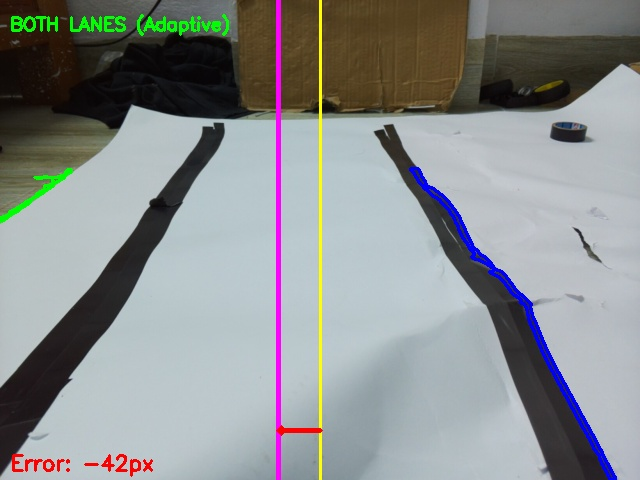
#> input picture debug_adaptive_test_full_hd.jpg, 640 x 480 px
$ python -i lane_detector.py   (imports and definitions only)
#> lines starting #> are read from the running program, lines starting #| are printed output that depends on the picture; after the words box and inside, x2 and y2 are one past the last pixel; in counts of white or black regions, pixels touching at a corner belong together
#> further down, picture is the input picture: shape (480, 640, 3); mean B, G, R 142.9, 142.6, 139
"""
Lane Detection Module - resolution-aware frame processing
OPTIMIZED for BLACK LINES on WHITE BACKGROUND
Designed for: 25cm lane width, 15cm robot width, black tape lines
Camera: Raspberry Pi Camera Module 2
"""

import cv2
import numpy as np
import logging

logger = logging.getLogger(__name__)


DEFAULT_LANE_CONFIG = {
    'roi_top_ratio': 0.6,
    'roi_bottom_ratio': 1.0,
    'roi_left_ratio': 0.1,
    'roi_right_ratio': 0.9,
    'canny_low': 80,
    'canny_high': 185,
    'hough_threshold': 45,
    'min_line_length': 60,
    'max_line_gap': 30,
    'blur_kernel': 7,
    'lane_width_pixels': 457,
    'camera_offset': -15,
}


def _finite_number(value, default, name):
    try:
        number = float(value)
    except (TypeError, ValueError):
        logger.warning(f"Invalid lane config {name}={value!r}; using {default}")
        return default

    if not np.isfinite(number):
        logger.warning(f"Non-finite lane config {name}={value!r}; using {default}")
        return default

    return number


def _clamp_float(value, default, minimum, maximum, name):
    number = _finite_number(value, default, name)
    return max(minimum, min(maximum, float(number)))


def _clamp_int(value, default, minimum, maximum, name):
    number = _finite_number(value, default, name)
    return max(minimum, min(maximum, int(round(number))))


def _normalize_blur_kernel(value, default=7):
    kernel = _clamp_int(value, default, 1, 99, 'blur_kernel')
    if kernel % 2 == 0:
        kernel += 1
    return kernel


def normalize_lane_config(config=None):
    """Return lane detection config with safe numeric values."""
    merged = DEFAULT_LANE_CONFIG.copy()
    if config:
        merged.update(config)

    normalized = {
        'roi_top_ratio': _clamp_float(
            merged.get('roi_top_ratio'),
            DEFAULT_LANE_CONFIG['roi_top_ratio'],
            0.0,
            0.99,
            'roi_top_ratio',
        ),
        'roi_bottom_ratio': _clamp_float(
            merged.get('roi_bottom_ratio'),
            DEFAULT_LANE_CONFIG['roi_bottom_ratio'],
            0.01,
            1.0,
            'roi_bottom_ratio',
        ),
        'roi_left_ratio': _clamp_float(
            merged.get('roi_left_ratio'),
            DEFAULT_LANE_CONFIG['roi_left_ratio'],
            0.0,
            0.99,
            'roi_left_ratio',
        ),
        'roi_right_ratio': _clamp_float(
            merged.get('roi_right_ratio'),
            DEFAULT_LANE_CONFIG['roi_right_ratio'],
            0.01,
            1.0,
            'roi_right_ratio',
        ),
        'canny_low': _clamp_int(
            merged.get('canny_low'), DEFAULT_LANE_CONFIG['canny_low'], 0, 1000, 'canny_low'
        ),
        'canny_high': _clamp_int(
            merged.get('canny_high'), DEFAULT_LANE_CONFIG['canny_high'], 0, 1000, 'canny_high'
        ),
        'hough_threshold': _clamp_int(
            merged.get('hough_threshold'),
            DEFAULT_LANE_CONFIG['hough_threshold'],
            1,
            1000,
            'hough_threshold',
        ),
        'min_line_length': _clamp_int(
            merged.get('min_line_length'),
            DEFAULT_LANE_CONFIG['min_line_length'],
            1,
            10000,
            'min_line_length',
        ),
        'max_line_gap': _clamp_int(
            merged.get('max_line_gap'),
            DEFAULT_LANE_CONFIG['max_line_gap'],
            0,
            10000,
            'max_line_gap',
        ),
        'blur_kernel': _normalize_blur_kernel(
            merged.get('blur_kernel'), DEFAULT_LANE_CONFIG['blur_kernel']
        ),
        'lane_width_pixels': _clamp_int(
            merged.get('lane_width_pixels'),
            DEFAULT_LANE_CONFIG['lane_width_pixels'],
            1,
            10000,
            'lane_width_pixels',
        ),
        'camera_offset': _clamp_int(
            merged.get('camera_offset'),
            DEFAULT_LANE_CONFIG['camera_offset'],
            -10000,
            10000,
            'camera_offset',
        ),
    }

    if normalized['roi_bottom_ratio'] <= normalized['roi_top_ratio']:
        logger.warning(
            "Invalid ROI vertical range: top=%s bottom=%s; using defaults",
            normalized['roi_top_ratio'],
            normalized['roi_bottom_ratio'],
        )
        normalized['roi_top_ratio'] = DEFAULT_LANE_CONFIG['roi_top_ratio']
        normalized['roi_bottom_ratio'] = DEFAULT_LANE_CONFIG['roi_bottom_ratio']

    if normalized['roi_right_ratio'] <= normalized['roi_left_ratio']:
        logger.warning(
            "Invalid ROI horizontal range: left=%s right=%s; using defaults",
            normalized['roi_left_ratio'],
            normalized['roi_right_ratio'],
        )
        normalized['roi_left_ratio'] = DEFAULT_LANE_CONFIG['roi_left_ratio']
        normalized['roi_right_ratio'] = DEFAULT_LANE_CONFIG['roi_right_ratio']

    if normalized['canny_high'] < normalized['canny_low']:
        logger.warning(
            "Canny high threshold lower than low threshold; swapping %s/%s",
            normalized['canny_low'],
            normalized['canny_high'],
        )
        normalized['canny_low'], normalized['canny_high'] = (
            normalized['canny_high'],
            normalized['canny_low'],
        )

    return normalized


# [12 lines left out: function _looks_like_yuv420_shape, not called in this run]


def _extract_gray_frame(frame, debug=False, context="detect_line"):
    """
    Extract grayscale from YUV420/BGR/grayscale input without assuming resolution.
    """
#> called with debug = False, context = 'adaptive'
    if frame is None or not hasattr(frame, "shape"):
        logger.error(f"Unexpected frame in {context}: {type(frame)!r}")
        return None, None

    if len(frame.shape) == 2:
        height, width = frame.shape[:2]
        if _looks_like_yuv420_shape(height, width):
            image_height = (height * 2) // 3
            gray = frame[:image_height, :].copy()
            frame_color = cv2.cvtColor(frame, cv2.COLOR_YUV2BGR_I420) if debug else None
            logger.debug(
                "Extracted Y channel from YUV420 frame: raw=%s gray=%s",
                frame.shape,
                gray.shape,
            )
            return gray, frame_color

        gray = frame.copy()
        frame_color = cv2.cvtColor(gray, cv2.COLOR_GRAY2BGR) if debug else None
        logger.debug("Using 2D grayscale frame: shape=%s", frame.shape)
        return gray, frame_color

    if len(frame.shape) == 3 and frame.shape[2] == 3:
        gray = cv2.cvtColor(frame, cv2.COLOR_BGR2GRAY)
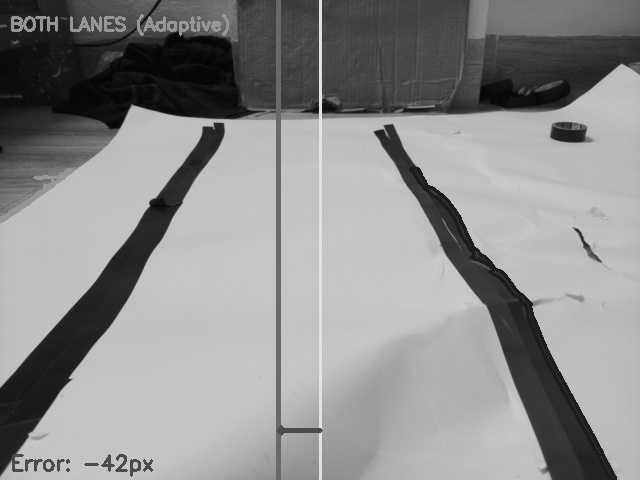
#> gray: shape (480, 640); min 3, max 231, mean 141.5
        frame_color = frame.copy() if debug else None
        logger.debug("Converted BGR frame to grayscale: shape=%s", frame.shape)
        return gray, frame_color

    logger.error(f"Unexpected frame format in {context}: shape={frame.shape}")
    return None, None


# [176 lines left out: function detect_line, not called in this run]


def detect_line_black_adaptive(frame, debug=False, config=None):
    """
    Phương pháp dự phòng: ADAPTIVE THRESHOLD
    Tốt hơn khi ánh sáng không đều hoặc Hough thất bại
    ✅ OPTIMIZED: Nhận RAW YUV420, lấy trực tiếp kênh Y

    Args:
        frame: Input frame (YUV420 or BGR)
        debug: If True, return debug frame with visualization (default: False)

    Returns:
        (error, x_line, center_x, debug_frame or None)
    """
    if isinstance(debug, dict) and config is None:
        config = debug
        debug = False

    config = normalize_lane_config(config)
    gray, frame_debug = _extract_gray_frame(frame, debug=debug, context="adaptive")
    if gray is None:
        return 999, 0, 0, None

    height, width = gray.shape[:2]
#> height = 480; width = 640
    center_x = width // 2
#> center_x = 320
    lane_width_pixels = config['lane_width_pixels']

    # Làm mờ
    blur_kernel = config['blur_kernel']
    blur = cv2.GaussianBlur(gray, (blur_kernel, blur_kernel), 0)

    # ADAPTIVE THRESHOLD - Vạch đen thành trắng
    thresh = cv2.adaptiveThreshold(
        blur, 255,
        cv2.ADAPTIVE_THRESH_GAUSSIAN_C,
        cv2.THRESH_BINARY_INV,
        blockSize=21,  # TĂNG lên 21 (phù hợp với nền trắng lớn)
        C=8            # TĂNG lên 8
    )
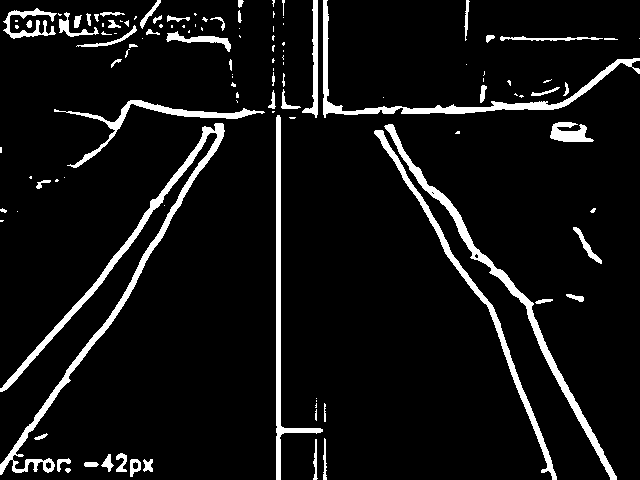
#> thresh: shape (480, 640); 7.3% white; 119 white regions (62 under 20 px), largest, box (x1, y1, x2, y2) and area: (0, 123, 225, 475) 4923, (384, 124, 617, 480) 3066, (323, 0, 640, 118) 2585

    # ROI - Chỉ xét 2/3 dưới ảnh
    roi_top = int(height * 0.35)
#> roi_top = 168
    thresh[:roi_top, :] = 0
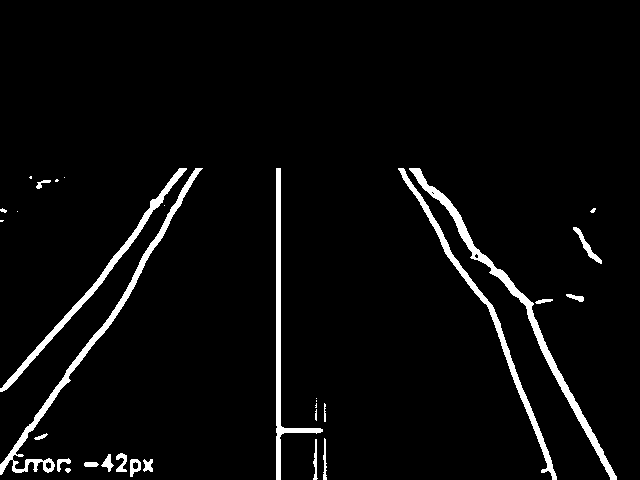
#> thresh: shape (480, 640); 4% white; 32 white regions (10 under 20 px)

    # Tìm contours
    contours, _ = cv2.findContours(thresh, cv2.RETR_EXTERNAL, cv2.CHAIN_APPROX_SIMPLE)
#> contours = 32 contours, 14 with area under 20; largest, box (x1, y1, x2, y2) and area: (409, 168, 617, 480) 2421, (0, 168, 203, 475) 2126, (398, 168, 557, 480) 1687, (0, 168, 187, 392) 1522, (276, 168, 323, 480) 1414

    # Lọc contours theo diện tích
    valid_contours = [c for c in contours if cv2.contourArea(c) > 200]  # TĂNG lên 200
#> valid_contours = 5 contours; box (x1, y1, x2, y2) and area: (409, 168, 617, 480) 2421, (0, 168, 203, 475) 2126, (398, 168, 557, 480) 1687, (0, 168, 187, 392) 1522, (276, 168, 323, 480) 1414

    if len(valid_contours) >= 2:
        # Sắp xếp theo vị trí x
        valid_contours = sorted(valid_contours, key=lambda c: cv2.boundingRect(c)[0])

        # Lấy 2 contours ngoài cùng
        left_contour = valid_contours[0]
#> left_contour = contour of 475 points, box (x1, y1, x2, y2) (0, 168, 203, 475), area 2126
        right_contour = valid_contours[-1]
#> right_contour = contour of 461 points, box (x1, y1, x2, y2) (409, 168, 617, 480), area 2421

        # Tính tâm
        M_left = cv2.moments(left_contour)
#> M_left = moments, m00 2126, centre m10/m00, m01/m00 = (92.98, 341)
        M_right = cv2.moments(right_contour)
#> M_right = moments, m00 2421, centre m10/m00, m01/m00 = (516.6, 311.7)

        if M_left['m00'] > 0 and M_right['m00'] > 0:
            left_x = int(M_left['m10'] / M_left['m00'])
#> left_x = 92
            right_x = int(M_right['m10'] / M_right['m00'])
#> right_x = 516

            x_line = (left_x + right_x) // 2
#> x_line = 304

        else:
            x_line = center_x

    elif valid_contours:
        # Chỉ thấy 1 vạch
        M = cv2.moments(valid_contours[0])
        if M['m00'] > 0:
            cx = int(M['m10'] / M['m00'])

            # Dự đoán: Nếu contour ở bên trái → thêm nửa lane width
            if cx < center_x:
                x_line = cx + (lane_width_pixels // 2)
            else:
                x_line = cx - (lane_width_pixels // 2)
        else:
            x_line = center_x
    else:
        x_line = center_x

    error = x_line - center_x
#> error = -16

    return error, x_line, center_x, frame_debug


# [52 lines left out: function calibrate_lane_width, not called in this run]

>>> import cv2
>>> picture = cv2.imread('../debug_adaptive_test_full_hd.jpg')
>>> result = detect_line_black_adaptive(picture)
